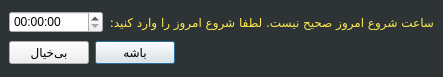
<?xml version="1.0" encoding="UTF-8"?>
<ui version="4.0">
 <class>TimePickerDialog</class>
 <widget class="QDialog" name="TimePickerDialog">
  <property name="geometry">
   <rect>
    <x>0</x>
    <y>0</y>
    <width>443</width>
    <height>77</height>
   </rect>
  </property>
  <property name="windowTitle">
   <string>Dialog</string>
  </property>
  <layout class="QVBoxLayout" name="verticalLayout_2">
   <property name="leftMargin">
    <number>0</number>
   </property>
   <property name="topMargin">
    <number>0</number>
   </property>
   <property name="rightMargin">
    <number>0</number>
   </property>
   <property name="bottomMargin">
    <number>0</number>
   </property>
   <item>
    <widget class="QWidget" name="widget" native="true">
     <property name="styleSheet">
      <string notr="true">QWidget#widget
{
background-color: rgb(46, 52, 54)

}</string>
     </property>
     <layout class="QVBoxLayout" name="verticalLayout">
      <item>
       <layout class="QGridLayout" name="gridLayout">
        <item row="0" column="1">
         <widget class="QLabel" name="label">
          <property name="font">
           <font>
            <family>B Yekan</family>
           </font>
          </property>
          <property name="styleSheet">
           <string notr="true">color: rgb(252, 233, 79);</string>
          </property>
          <property name="text">
           <string>ساعت شروع امروز صحیح نیست. لطفا شروع امروز را وارد کنید:</string>
          </property>
         </widget>
        </item>
        <item row="0" column="0">
         <widget class="QTimeEdit" name="te_today"/>
        </item>
       </layout>
      </item>
      <item>
       <layout class="QHBoxLayout" name="horizontalLayout">
        <item>
         <widget class="QPushButton" name="pushButton_2">
          <property name="font">
           <font>
            <family>B Yekan</family>
           </font>
          </property>
          <property name="text">
           <string>بی‌خیال</string>
          </property>
         </widget>
        </item>
        <item>
         <widget class="QPushButton" name="btn_ok">
          <property name="font">
           <font>
            <family>B Yekan</family>
           </font>
          </property>
          <property name="text">
           <string>باشه</string>
          </property>
          <property name="default">
           <bool>true</bool>
          </property>
         </widget>
        </item>
        <item>
         <spacer name="horizontalSpacer">
          <property name="orientation">
           <enum>Qt::Horizontal</enum>
          </property>
          <property name="sizeHint" stdset="0">
           <size>
            <width>40</width>
            <height>20</height>
           </size>
          </property>
         </spacer>
        </item>
       </layout>
      </item>
     </layout>
    </widget>
   </item>
  </layout>
 </widget>
 <resources/>
 <connections>
  <connection>
   <sender>pushButton_2</sender>
   <signal>clicked()</signal>
   <receiver>TimePickerDialog</receiver>
   <slot>reject()</slot>
   <hints>
    <hint type="sourcelabel">
     <x>66</x>
     <y>98</y>
    </hint>
    <hint type="destinationlabel">
     <x>92</x>
     <y>140</y>
    </hint>
   </hints>
  </connection>
 </connections>
</ui>
